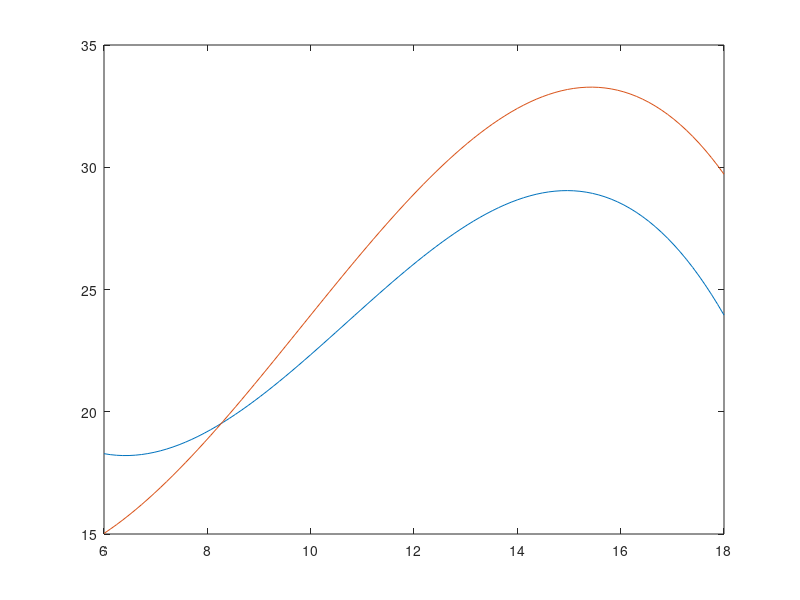

MATLAB code for this plot:
h = [6 8 10 12 14 16 18];
t1 = [18.0 20.0 22.0 25.0 30.0 28.0 24.0];
t2 = [15.0 19.0 24.0 28.0 34.0 32.0 30.0];
 
h1 = 6.5:2:17.5;
y1 = spline(h,t1,h1)
y2 = spline(h,t2,h1)
 
f1 = polyfit(h,t1,3)
f2 = polyfit(h,t2,3)
H = linspace(6,18);
Y1 = polyval(f1,H);
Y2 = polyval(f2,H);
plot(H,Y1,H,Y2)
